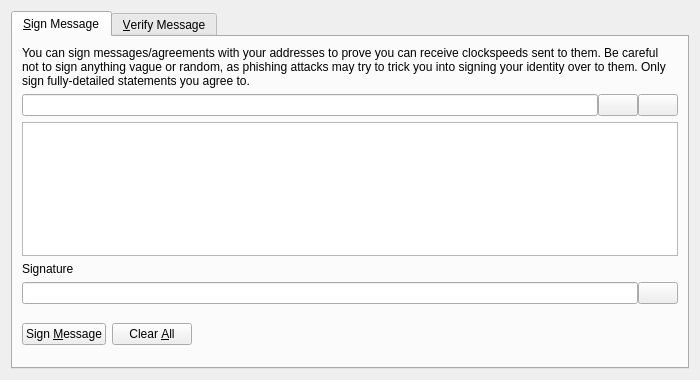
<?xml version="1.0" encoding="UTF-8"?>
<ui version="4.0">
 <class>SignVerifyMessageDialog</class>
 <widget class="QDialog" name="SignVerifyMessageDialog">
  <property name="geometry">
   <rect>
    <x>0</x>
    <y>0</y>
    <width>700</width>
    <height>380</height>
   </rect>
  </property>
  <property name="windowTitle">
   <string>Signatures - Sign / Verify a Message</string>
  </property>
  <property name="modal">
   <bool>true</bool>
  </property>
  <layout class="QVBoxLayout" name="verticalLayout">
   <item>
    <widget class="QTabWidget" name="tabWidget">
     <property name="currentIndex">
      <number>0</number>
     </property>
     <widget class="QWidget" name="tabSignMessage">
      <attribute name="title">
       <string>&amp;Sign Message</string>
      </attribute>
      <layout class="QVBoxLayout" name="verticalLayout_SM">
       <item>
        <widget class="QLabel" name="infoLabel_SM">
         <property name="text">
          <string>You can sign messages/agreements with your addresses to prove you can receive clockspeeds sent to them. Be careful not to sign anything vague or random, as phishing attacks may try to trick you into signing your identity over to them. Only sign fully-detailed statements you agree to.</string>
         </property>
         <property name="textFormat">
          <enum>Qt::PlainText</enum>
         </property>
         <property name="wordWrap">
          <bool>true</bool>
         </property>
        </widget>
       </item>
       <item>
        <layout class="QHBoxLayout" name="horizontalLayout_1_SM">
         <property name="spacing">
          <number>0</number>
         </property>
         <item>
          <widget class="QValidatedLineEdit" name="addressIn_SM">
           <property name="toolTip">
            <string>The Clockspeed address to sign the message with</string>
           </property>
          </widget>
         </item>
         <item>
          <widget class="QPushButton" name="addressBookButton_SM">
           <property name="toolTip">
            <string>Choose previously used address</string>
           </property>
           <property name="text">
            <string/>
           </property>
           <property name="icon">
            <iconset resource="../bitcoin.qrc">
             <normaloff>:/icons/address-book</normaloff>:/icons/address-book</iconset>
           </property>
           <property name="shortcut">
            <string>Alt+A</string>
           </property>
           <property name="autoDefault">
            <bool>false</bool>
           </property>
          </widget>
         </item>
         <item>
          <widget class="QPushButton" name="pasteButton_SM">
           <property name="toolTip">
            <string>Paste address from clipboard</string>
           </property>
           <property name="text">
            <string/>
           </property>
           <property name="icon">
            <iconset resource="../bitcoin.qrc">
             <normaloff>:/icons/editpaste</normaloff>:/icons/editpaste</iconset>
           </property>
           <property name="shortcut">
            <string>Alt+P</string>
           </property>
           <property name="autoDefault">
            <bool>false</bool>
           </property>
          </widget>
         </item>
        </layout>
       </item>
       <item>
        <widget class="QPlainTextEdit" name="messageIn_SM">
         <property name="toolTip">
          <string>Enter the message you want to sign here</string>
         </property>
        </widget>
       </item>
       <item>
        <widget class="QLabel" name="signatureLabel_SM">
         <property name="text">
          <string>Signature</string>
         </property>
         <property name="textFormat">
          <enum>Qt::PlainText</enum>
         </property>
        </widget>
       </item>
       <item>
        <layout class="QHBoxLayout" name="horizontalLayout_2_SM">
         <property name="spacing">
          <number>0</number>
         </property>
         <item>
          <widget class="QLineEdit" name="signatureOut_SM">
           <property name="font">
            <font>
             <italic>true</italic>
            </font>
           </property>
           <property name="readOnly">
            <bool>true</bool>
           </property>
          </widget>
         </item>
         <item>
          <widget class="QPushButton" name="copySignatureButton_SM">
           <property name="toolTip">
            <string>Copy the current signature to the system clipboard</string>
           </property>
           <property name="text">
            <string/>
           </property>
           <property name="icon">
            <iconset resource="../bitcoin.qrc">
             <normaloff>:/icons/editcopy</normaloff>:/icons/editcopy</iconset>
           </property>
           <property name="autoDefault">
            <bool>false</bool>
           </property>
          </widget>
         </item>
        </layout>
       </item>
       <item>
        <layout class="QHBoxLayout" name="horizontalLayout_3_SM">
         <item>
          <widget class="QPushButton" name="signMessageButton_SM">
           <property name="toolTip">
            <string>Sign the message to prove you own this Clockspeed address</string>
           </property>
           <property name="text">
            <string>Sign &amp;Message</string>
           </property>
           <property name="icon">
            <iconset resource="../bitcoin.qrc">
             <normaloff>:/icons/edit</normaloff>:/icons/edit</iconset>
           </property>
           <property name="autoDefault">
            <bool>false</bool>
           </property>
          </widget>
         </item>
         <item>
          <widget class="QPushButton" name="clearButton_SM">
           <property name="toolTip">
            <string>Reset all sign message fields</string>
           </property>
           <property name="text">
            <string>Clear &amp;All</string>
           </property>
           <property name="icon">
            <iconset resource="../bitcoin.qrc">
             <normaloff>:/icons/remove</normaloff>:/icons/remove</iconset>
           </property>
           <property name="autoDefault">
            <bool>false</bool>
           </property>
          </widget>
         </item>
         <item>
          <spacer name="horizontalSpacer_1_SM">
           <property name="orientation">
            <enum>Qt::Horizontal</enum>
           </property>
           <property name="sizeHint" stdset="0">
            <size>
             <width>40</width>
             <height>48</height>
            </size>
           </property>
          </spacer>
         </item>
         <item>
          <widget class="QLabel" name="statusLabel_SM">
           <property name="font">
            <font>
             <weight>75</weight>
             <bold>true</bold>
            </font>
           </property>
           <property name="text">
            <string/>
           </property>
           <property name="wordWrap">
            <bool>true</bool>
           </property>
          </widget>
         </item>
         <item>
          <spacer name="horizontalSpacer_2_SM">
           <property name="orientation">
            <enum>Qt::Horizontal</enum>
           </property>
           <property name="sizeHint" stdset="0">
            <size>
             <width>40</width>
             <height>48</height>
            </size>
           </property>
          </spacer>
         </item>
        </layout>
       </item>
      </layout>
     </widget>
     <widget class="QWidget" name="tabVerifyMessage">
      <attribute name="title">
       <string>&amp;Verify Message</string>
      </attribute>
      <layout class="QVBoxLayout" name="verticalLayout_VM">
       <item>
        <widget class="QLabel" name="infoLabel_VM">
         <property name="text">
          <string>Enter the receiver's address, message (ensure you copy line breaks, spaces, tabs, etc. exactly) and signature below to verify the message. Be careful not to read more into the signature than what is in the signed message itself, to avoid being tricked by a man-in-the-middle attack. Note that this only proves the signing party receives with the address, it cannot prove sendership of any transaction!</string>
         </property>
         <property name="textFormat">
          <enum>Qt::PlainText</enum>
         </property>
         <property name="alignment">
          <set>Qt::AlignLeading|Qt::AlignLeft|Qt::AlignTop</set>
         </property>
         <property name="wordWrap">
          <bool>true</bool>
         </property>
        </widget>
       </item>
       <item>
        <layout class="QHBoxLayout" name="horizontalLayout_1_VM">
         <property name="spacing">
          <number>0</number>
         </property>
         <item>
          <widget class="QValidatedLineEdit" name="addressIn_VM">
           <property name="toolTip">
            <string>The Clockspeed address the message was signed with</string>
           </property>
          </widget>
         </item>
         <item>
          <widget class="QPushButton" name="addressBookButton_VM">
           <property name="toolTip">
            <string>Choose previously used address</string>
           </property>
           <property name="text">
            <string/>
           </property>
           <property name="icon">
            <iconset resource="../bitcoin.qrc">
             <normaloff>:/icons/address-book</normaloff>:/icons/address-book</iconset>
           </property>
           <property name="shortcut">
            <string>Alt+A</string>
           </property>
           <property name="autoDefault">
            <bool>false</bool>
           </property>
          </widget>
         </item>
        </layout>
       </item>
       <item>
        <widget class="QPlainTextEdit" name="messageIn_VM"/>
       </item>
       <item>
        <widget class="QValidatedLineEdit" name="signatureIn_VM"/>
       </item>
       <item>
        <layout class="QHBoxLayout" name="horizontalLayout_2_VM">
         <item>
          <widget class="QPushButton" name="verifyMessageButton_VM">
           <property name="toolTip">
            <string>Verify the message to ensure it was signed with the specified Clockspeed address</string>
           </property>
           <property name="text">
            <string>Verify &amp;Message</string>
           </property>
           <property name="icon">
            <iconset resource="../bitcoin.qrc">
             <normaloff>:/icons/transaction_0</normaloff>:/icons/transaction_0</iconset>
           </property>
           <property name="autoDefault">
            <bool>false</bool>
           </property>
          </widget>
         </item>
         <item>
          <widget class="QPushButton" name="clearButton_VM">
           <property name="toolTip">
            <string>Reset all verify message fields</string>
           </property>
           <property name="text">
            <string>Clear &amp;All</string>
           </property>
           <property name="icon">
            <iconset resource="../bitcoin.qrc">
             <normaloff>:/icons/remove</normaloff>:/icons/remove</iconset>
           </property>
           <property name="autoDefault">
            <bool>false</bool>
           </property>
          </widget>
         </item>
         <item>
          <spacer name="horizontalSpacer_1_VM">
           <property name="orientation">
            <enum>Qt::Horizontal</enum>
           </property>
           <property name="sizeHint" stdset="0">
            <size>
             <width>40</width>
             <height>48</height>
            </size>
           </property>
          </spacer>
         </item>
         <item>
          <widget class="QLabel" name="statusLabel_VM">
           <property name="font">
            <font>
             <weight>75</weight>
             <bold>true</bold>
            </font>
           </property>
           <property name="text">
            <string/>
           </property>
           <property name="wordWrap">
            <bool>true</bool>
           </property>
          </widget>
         </item>
         <item>
          <spacer name="horizontalSpacer_2_VM">
           <property name="orientation">
            <enum>Qt::Horizontal</enum>
           </property>
           <property name="sizeHint" stdset="0">
            <size>
             <width>40</width>
             <height>48</height>
            </size>
           </property>
          </spacer>
         </item>
        </layout>
       </item>
      </layout>
     </widget>
    </widget>
   </item>
  </layout>
 </widget>
 <customwidgets>
  <customwidget>
   <class>QValidatedLineEdit</class>
   <extends>QLineEdit</extends>
   <header>qt/qvalidatedlineedit.h</header>
  </customwidget>
 </customwidgets>
 <resources>
  <include location="../bitcoin.qrc"/>
 </resources>
 <connections/>
</ui>
